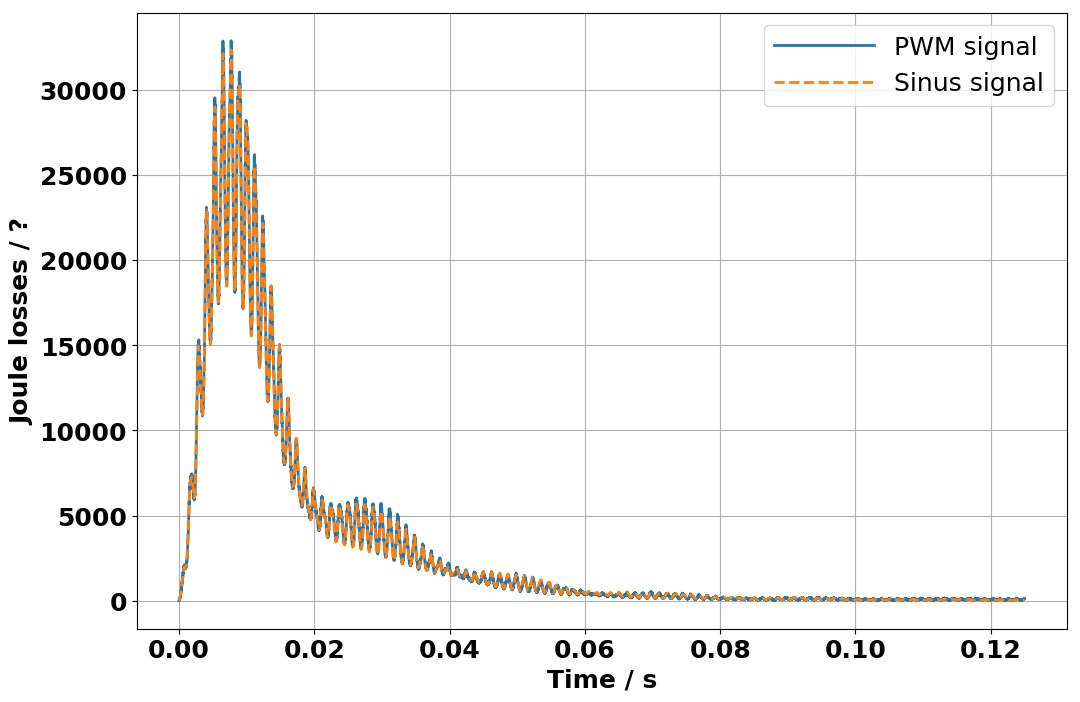

Reproduce this figure in Python.
import numpy as np
import matplotlib.pyplot as plt
import glob
import os
import re
from operator import itemgetter

def jl_solution(sol):
    jl = np.zeros(len(sol))

    for i in range(len(sol)):
        jl[i] = sol[i].jl
    return jl
    plt.plot(t, jl, label = label, lw = 2)


def solution(filelist):
    sol = []
    for infile in sorted(filelist):
        a = np.load(infile, allow_pickle=True).item()
        sol.append(a['u'])
        t = a['t']
    sol = [item for sublist in sol for item in sublist]
    return sol, t

fonts = 18

fig = plt.figure(figsize=(12, 8))
ax = fig.add_subplot(1, 1, 1)
plt.grid(True)

filelist = glob.glob(os.path.join('/home/jens/uni/results/t0-0.125-16385-pwm-4k', '*'))
sol, t = solution(filelist)
jl = jl_solution(sol)
plt.plot(t, jl, label='PWM signal', lw=2)

filelist = glob.glob(os.path.join('/home/jens/uni/results/t0-0.125-16385-sin-4k', '*'))
sol, t = solution(filelist)
jl = jl_solution(sol)
plt.plot(t, jl, label='Sinus signal', lw=2, linestyle='--')


plt.xlabel('Time / s', fontsize=fonts, weight='bold')
plt.ylabel('Joule losses / ?', fontsize=fonts, weight='bold')
plt.xticks(size=fonts, weight='bold')
plt.yticks(size=fonts, weight='bold')
plt.legend(loc='upper right', prop={'size': fonts}, handlelength = 4)
plt.savefig("joule_losses_over_periods.jpg", bbox_inches='tight')
plt.show()